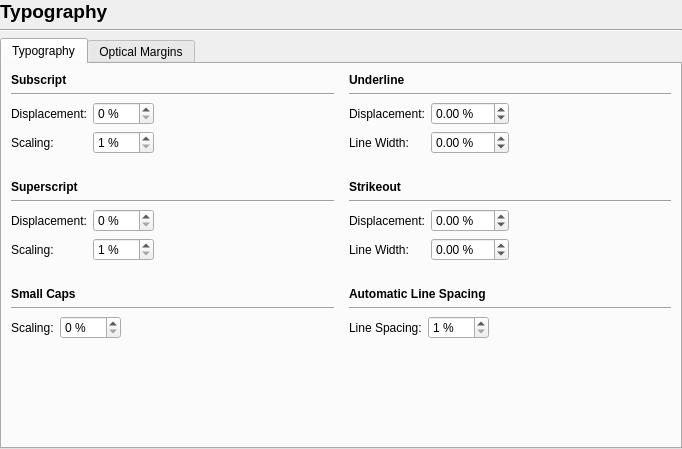
<?xml version="1.0" encoding="UTF-8"?>
<ui version="4.0">
 <class>Prefs_Typography</class>
 <widget class="QWidget" name="Prefs_Typography">
  <property name="geometry">
   <rect>
    <x>0</x>
    <y>0</y>
    <width>682</width>
    <height>449</height>
   </rect>
  </property>
  <layout class="QVBoxLayout" name="verticalLayout_2">
   <property name="leftMargin">
    <number>0</number>
   </property>
   <property name="topMargin">
    <number>0</number>
   </property>
   <property name="rightMargin">
    <number>0</number>
   </property>
   <property name="bottomMargin">
    <number>0</number>
   </property>
   <item>
    <widget class="QLabel" name="label">
     <property name="font">
      <font>
       <pointsize>14</pointsize>
       <bold>true</bold>
      </font>
     </property>
     <property name="text">
      <string>Typography</string>
     </property>
    </widget>
   </item>
   <item>
    <widget class="Line" name="line">
     <property name="orientation">
      <enum>Qt::Orientation::Horizontal</enum>
     </property>
    </widget>
   </item>
   <item>
    <widget class="QTabWidget" name="tabWidget">
     <property name="currentIndex">
      <number>0</number>
     </property>
     <widget class="QWidget" name="tabTypography">
      <attribute name="title">
       <string>Typography</string>
      </attribute>
      <layout class="QVBoxLayout" name="verticalLayout">
       <item>
        <layout class="QHBoxLayout" name="horizontalLayout_4">
         <item>
          <layout class="QVBoxLayout" name="verticalLayout_5">
           <item>
            <widget class="QLabel" name="label_2">
             <property name="font">
              <font>
               <bold>true</bold>
              </font>
             </property>
             <property name="text">
              <string>Subscript</string>
             </property>
            </widget>
           </item>
           <item>
            <widget class="Line" name="line_3">
             <property name="orientation">
              <enum>Qt::Orientation::Horizontal</enum>
             </property>
            </widget>
           </item>
           <item>
            <layout class="QFormLayout" name="formLayout_3">
             <property name="fieldGrowthPolicy">
              <enum>QFormLayout::FieldGrowthPolicy::FieldsStayAtSizeHint</enum>
             </property>
             <property name="formAlignment">
              <set>Qt::AlignmentFlag::AlignLeading|Qt::AlignmentFlag::AlignLeft|Qt::AlignmentFlag::AlignTop</set>
             </property>
             <item row="0" column="0">
              <widget class="QLabel" name="label_5">
               <property name="text">
                <string>Displacement:</string>
               </property>
              </widget>
             </item>
             <item row="0" column="1">
              <widget class="QSpinBox" name="subscriptDisplacementSpinBox">
               <property name="suffix">
                <string> %</string>
               </property>
               <property name="maximum">
                <number>100</number>
               </property>
              </widget>
             </item>
             <item row="1" column="1">
              <widget class="QSpinBox" name="subscriptScalingSpinBox">
               <property name="suffix">
                <string> %</string>
               </property>
               <property name="minimum">
                <number>1</number>
               </property>
               <property name="maximum">
                <number>100</number>
               </property>
              </widget>
             </item>
             <item row="1" column="0">
              <widget class="QLabel" name="label_6">
               <property name="text">
                <string>Scaling:</string>
               </property>
              </widget>
             </item>
            </layout>
           </item>
           <item>
            <spacer name="verticalSpacer">
             <property name="orientation">
              <enum>Qt::Orientation::Vertical</enum>
             </property>
             <property name="sizeType">
              <enum>QSizePolicy::Policy::Fixed</enum>
             </property>
             <property name="sizeHint" stdset="0">
              <size>
               <width>20</width>
               <height>20</height>
              </size>
             </property>
            </spacer>
           </item>
           <item>
            <widget class="QLabel" name="label_3">
             <property name="font">
              <font>
               <bold>true</bold>
              </font>
             </property>
             <property name="text">
              <string>Superscript</string>
             </property>
            </widget>
           </item>
           <item>
            <widget class="Line" name="line_2">
             <property name="orientation">
              <enum>Qt::Orientation::Horizontal</enum>
             </property>
            </widget>
           </item>
           <item>
            <layout class="QFormLayout" name="formLayout_2">
             <property name="fieldGrowthPolicy">
              <enum>QFormLayout::FieldGrowthPolicy::FieldsStayAtSizeHint</enum>
             </property>
             <property name="formAlignment">
              <set>Qt::AlignmentFlag::AlignLeading|Qt::AlignmentFlag::AlignLeft|Qt::AlignmentFlag::AlignTop</set>
             </property>
             <item row="0" column="0">
              <widget class="QLabel" name="label_7">
               <property name="text">
                <string>Displacement:</string>
               </property>
              </widget>
             </item>
             <item row="0" column="1">
              <widget class="QSpinBox" name="superscriptDisplacementSpinBox">
               <property name="suffix">
                <string> %</string>
               </property>
               <property name="maximum">
                <number>100</number>
               </property>
              </widget>
             </item>
             <item row="1" column="0">
              <widget class="QLabel" name="label_8">
               <property name="text">
                <string>Scaling:</string>
               </property>
              </widget>
             </item>
             <item row="1" column="1">
              <widget class="QSpinBox" name="superscriptScalingSpinBox">
               <property name="suffix">
                <string> %</string>
               </property>
               <property name="minimum">
                <number>1</number>
               </property>
               <property name="maximum">
                <number>100</number>
               </property>
              </widget>
             </item>
            </layout>
           </item>
           <item>
            <spacer name="verticalSpacer_2">
             <property name="orientation">
              <enum>Qt::Orientation::Vertical</enum>
             </property>
             <property name="sizeType">
              <enum>QSizePolicy::Policy::Fixed</enum>
             </property>
             <property name="sizeHint" stdset="0">
              <size>
               <width>20</width>
               <height>20</height>
              </size>
             </property>
            </spacer>
           </item>
           <item>
            <widget class="QLabel" name="label_14">
             <property name="font">
              <font>
               <bold>true</bold>
              </font>
             </property>
             <property name="text">
              <string>Small Caps</string>
             </property>
            </widget>
           </item>
           <item>
            <widget class="Line" name="line_5">
             <property name="orientation">
              <enum>Qt::Orientation::Horizontal</enum>
             </property>
            </widget>
           </item>
           <item>
            <layout class="QFormLayout" name="formLayout_5">
             <property name="fieldGrowthPolicy">
              <enum>QFormLayout::FieldGrowthPolicy::FieldsStayAtSizeHint</enum>
             </property>
             <property name="formAlignment">
              <set>Qt::AlignmentFlag::AlignLeading|Qt::AlignmentFlag::AlignLeft|Qt::AlignmentFlag::AlignTop</set>
             </property>
             <item row="0" column="0">
              <widget class="QLabel" name="label_15">
               <property name="text">
                <string>Scaling:</string>
               </property>
              </widget>
             </item>
             <item row="0" column="1">
              <widget class="QSpinBox" name="smallcapsScalingSpinBox">
               <property name="suffix">
                <string> %</string>
               </property>
               <property name="maximum">
                <number>100</number>
               </property>
              </widget>
             </item>
            </layout>
           </item>
          </layout>
         </item>
         <item>
          <spacer name="horizontalSpacer">
           <property name="orientation">
            <enum>Qt::Orientation::Horizontal</enum>
           </property>
           <property name="sizeType">
            <enum>QSizePolicy::Policy::Fixed</enum>
           </property>
           <property name="sizeHint" stdset="0">
            <size>
             <width>9</width>
             <height>20</height>
            </size>
           </property>
          </spacer>
         </item>
         <item>
          <layout class="QVBoxLayout" name="verticalLayout_3">
           <item>
            <widget class="QLabel" name="label_4">
             <property name="font">
              <font>
               <bold>true</bold>
              </font>
             </property>
             <property name="text">
              <string>Underline</string>
             </property>
            </widget>
           </item>
           <item>
            <widget class="Line" name="line_1">
             <property name="orientation">
              <enum>Qt::Orientation::Horizontal</enum>
             </property>
            </widget>
           </item>
           <item>
            <layout class="QFormLayout" name="formLayout_1">
             <property name="fieldGrowthPolicy">
              <enum>QFormLayout::FieldGrowthPolicy::FieldsStayAtSizeHint</enum>
             </property>
             <property name="formAlignment">
              <set>Qt::AlignmentFlag::AlignLeading|Qt::AlignmentFlag::AlignLeft|Qt::AlignmentFlag::AlignTop</set>
             </property>
             <item row="0" column="0">
              <widget class="QLabel" name="label_9">
               <property name="text">
                <string>Displacement:</string>
               </property>
              </widget>
             </item>
             <item row="1" column="0">
              <widget class="QLabel" name="label_10">
               <property name="text">
                <string>Line Width:</string>
               </property>
              </widget>
             </item>
             <item row="1" column="1">
              <widget class="QDoubleSpinBox" name="underlineLineWidthSpinBox">
               <property name="wrapping">
                <bool>true</bool>
               </property>
               <property name="specialValueText">
                <string>Auto</string>
               </property>
               <property name="suffix">
                <string> %</string>
               </property>
               <property name="minimum">
                <double>-0.100000000000000</double>
               </property>
               <property name="maximum">
                <double>100.000000000000000</double>
               </property>
              </widget>
             </item>
             <item row="0" column="1">
              <widget class="QDoubleSpinBox" name="underlineDisplacementSpinBox">
               <property name="wrapping">
                <bool>true</bool>
               </property>
               <property name="specialValueText">
                <string>Auto</string>
               </property>
               <property name="suffix">
                <string> %</string>
               </property>
               <property name="minimum">
                <double>-0.100000000000000</double>
               </property>
               <property name="maximum">
                <double>100.000000000000000</double>
               </property>
              </widget>
             </item>
            </layout>
           </item>
           <item>
            <spacer name="verticalSpacer_4">
             <property name="orientation">
              <enum>Qt::Orientation::Vertical</enum>
             </property>
             <property name="sizeType">
              <enum>QSizePolicy::Policy::Fixed</enum>
             </property>
             <property name="sizeHint" stdset="0">
              <size>
               <width>20</width>
               <height>20</height>
              </size>
             </property>
            </spacer>
           </item>
           <item>
            <widget class="QLabel" name="label_11">
             <property name="font">
              <font>
               <bold>true</bold>
              </font>
             </property>
             <property name="text">
              <string>Strikeout</string>
             </property>
            </widget>
           </item>
           <item>
            <widget class="Line" name="line_4">
             <property name="orientation">
              <enum>Qt::Orientation::Horizontal</enum>
             </property>
            </widget>
           </item>
           <item>
            <layout class="QFormLayout" name="formLayout_4">
             <property name="fieldGrowthPolicy">
              <enum>QFormLayout::FieldGrowthPolicy::FieldsStayAtSizeHint</enum>
             </property>
             <property name="formAlignment">
              <set>Qt::AlignmentFlag::AlignLeading|Qt::AlignmentFlag::AlignLeft|Qt::AlignmentFlag::AlignTop</set>
             </property>
             <item row="0" column="0">
              <widget class="QLabel" name="label_12">
               <property name="text">
                <string>Displacement:</string>
               </property>
              </widget>
             </item>
             <item row="0" column="1">
              <widget class="QDoubleSpinBox" name="strikeoutDisplacementSpinBox">
               <property name="wrapping">
                <bool>true</bool>
               </property>
               <property name="specialValueText">
                <string>Auto</string>
               </property>
               <property name="suffix">
                <string> %</string>
               </property>
               <property name="minimum">
                <double>-0.100000000000000</double>
               </property>
               <property name="maximum">
                <double>100.000000000000000</double>
               </property>
              </widget>
             </item>
             <item row="1" column="0">
              <widget class="QLabel" name="label_13">
               <property name="text">
                <string>Line Width:</string>
               </property>
              </widget>
             </item>
             <item row="1" column="1">
              <widget class="QDoubleSpinBox" name="strikeoutLineWidthSpinBox">
               <property name="wrapping">
                <bool>true</bool>
               </property>
               <property name="specialValueText">
                <string>Auto</string>
               </property>
               <property name="suffix">
                <string> %</string>
               </property>
               <property name="minimum">
                <double>-0.100000000000000</double>
               </property>
               <property name="maximum">
                <double>100.000000000000000</double>
               </property>
              </widget>
             </item>
            </layout>
           </item>
           <item>
            <spacer name="verticalSpacer_6">
             <property name="orientation">
              <enum>Qt::Orientation::Vertical</enum>
             </property>
             <property name="sizeType">
              <enum>QSizePolicy::Policy::Fixed</enum>
             </property>
             <property name="sizeHint" stdset="0">
              <size>
               <width>20</width>
               <height>20</height>
              </size>
             </property>
            </spacer>
           </item>
           <item>
            <widget class="QLabel" name="label_17">
             <property name="font">
              <font>
               <bold>true</bold>
              </font>
             </property>
             <property name="text">
              <string>Automatic Line Spacing</string>
             </property>
            </widget>
           </item>
           <item>
            <widget class="Line" name="line_6">
             <property name="orientation">
              <enum>Qt::Orientation::Horizontal</enum>
             </property>
            </widget>
           </item>
           <item>
            <layout class="QFormLayout" name="formLayout_6">
             <property name="fieldGrowthPolicy">
              <enum>QFormLayout::FieldGrowthPolicy::FieldsStayAtSizeHint</enum>
             </property>
             <property name="formAlignment">
              <set>Qt::AlignmentFlag::AlignLeading|Qt::AlignmentFlag::AlignLeft|Qt::AlignmentFlag::AlignTop</set>
             </property>
             <item row="0" column="0">
              <widget class="QLabel" name="label_19">
               <property name="text">
                <string>Line Spacing:</string>
               </property>
              </widget>
             </item>
             <item row="0" column="1">
              <widget class="QSpinBox" name="automaticLineSpacingSpinBox">
               <property name="suffix">
                <string> %</string>
               </property>
               <property name="minimum">
                <number>1</number>
               </property>
               <property name="maximum">
                <number>500</number>
               </property>
              </widget>
             </item>
            </layout>
           </item>
          </layout>
         </item>
        </layout>
       </item>
       <item>
        <spacer name="verticalSpacer_3">
         <property name="orientation">
          <enum>Qt::Orientation::Vertical</enum>
         </property>
         <property name="sizeHint" stdset="0">
          <size>
           <width>20</width>
           <height>34</height>
          </size>
         </property>
        </spacer>
       </item>
      </layout>
     </widget>
     <widget class="QWidget" name="tabOpticalMargins">
      <attribute name="title">
       <string>Optical Margins</string>
      </attribute>
      <layout class="QGridLayout" name="gridLayout">
       <property name="leftMargin">
        <number>8</number>
       </property>
       <property name="topMargin">
        <number>8</number>
       </property>
       <property name="rightMargin">
        <number>8</number>
       </property>
       <property name="bottomMargin">
        <number>8</number>
       </property>
       <property name="spacing">
        <number>4</number>
       </property>
       <item row="0" column="0">
        <widget class="OpticalMarginEditor" name="opticalMarginsEditor" native="true"/>
       </item>
      </layout>
     </widget>
    </widget>
   </item>
  </layout>
 </widget>
 <customwidgets>
  <customwidget>
   <class>OpticalMarginEditor</class>
   <extends>QWidget</extends>
   <header>ui/opticalmargineditor.h</header>
   <container>1</container>
  </customwidget>
 </customwidgets>
 <tabstops>
  <tabstop>subscriptDisplacementSpinBox</tabstop>
  <tabstop>subscriptScalingSpinBox</tabstop>
  <tabstop>superscriptDisplacementSpinBox</tabstop>
  <tabstop>superscriptScalingSpinBox</tabstop>
  <tabstop>smallcapsScalingSpinBox</tabstop>
  <tabstop>underlineDisplacementSpinBox</tabstop>
  <tabstop>underlineLineWidthSpinBox</tabstop>
  <tabstop>strikeoutDisplacementSpinBox</tabstop>
  <tabstop>strikeoutLineWidthSpinBox</tabstop>
  <tabstop>automaticLineSpacingSpinBox</tabstop>
 </tabstops>
 <resources/>
 <connections/>
</ui>
